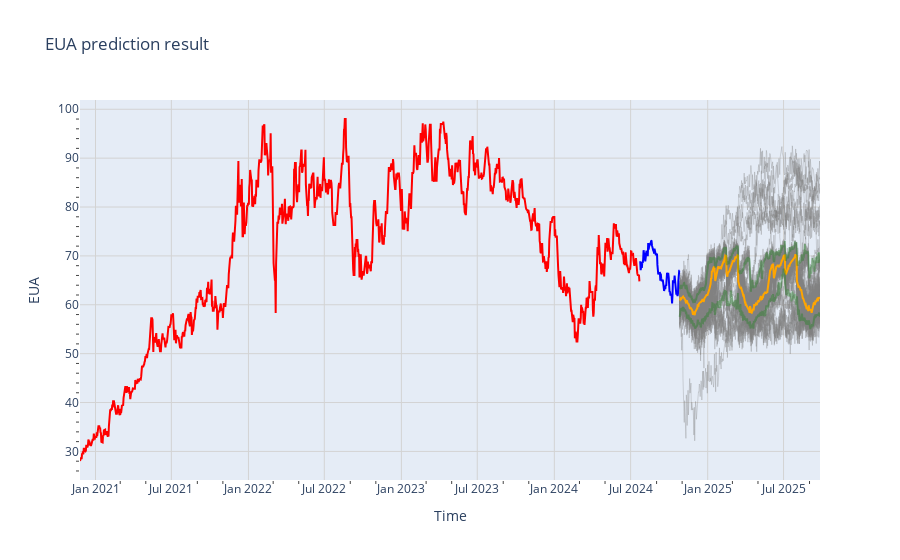

Source (notebook cell):
### Code cell
from script.post_processing import visual_recursive_future_prediction_plotly
visual_recursive_future_prediction_plotly(future_time, future_price_ensemble,
                                       train_test_split_date,
                                       df_all,
                                          
                                          index_of_data= 0, # 0 is EUA price
                                          name_of_data = 'EUA',
                                        decoration = {'xlabel': 'Time', 
                                                        'ylabel':'EUA', 
                                                        'title':'EUA prediction result',
                                                        'grid':'on'})

### Figure 1 — Plotly figure (JSON) as saved in the notebook; plotly's stock layout.template omitted (floating-point values rounded to 4 significant figures; data arrays with more than 128 entries replaced by an {"elided": "..."} marker saying what was removed)
{"data": [{"line": {"color": "gray", "width": 1}, "mode": "lines", "opacity": 0.3, "showlegend": false, "type": "scatter", "x": {"elided": "336 str values"}, "y": {"elided": "336 float values"}}, {"line": {"color": "gray", "width": 1}, "mode": "lines", "opacity": 0.3, "showlegend": false, "type": "scatter", "x": {"elided": "336 str values"}, "y": {"elided": "336 float values"}}, {"line": {"color": "gray", "width": 1}, "mode": "lines", "opacity": 0.3, "showlegend": false, "type": "scatter", "x": {"elided": "336 str values"}, "y": {"elided": "336 float values"}}, {"line": {"color": "gray", "width": 1}, "mode": "lines", "opacity": 0.3, "showlegend": false, "type": "scatter", "x": {"elided": "336 str values"}, "y": {"elided": "336 float values"}}, {"line": {"color": "gray", "width": 1}, "mode": "lines", "opacity": 0.3, "showlegend": false, "type": "scatter", "x": {"elided": "336 str values"}, "y": {"elided": "336 float values"}}, {"line": {"color": "gray", "width": 1}, "mode": "lines", "opacity": 0.3, "showlegend": false, "type": "scatter", "x": {"elided": "336 str values"}, "y": {"elided": "336 float values"}}, {"line": {"color": "gray", "width": 1}, "mode": "lines", "opacity": 0.3, "showlegend": false, "type": "scatter", "x": {"elided": "336 str values"}, "y": {"elided": "336 float values"}}, {"line": {"color": "gray", "width": 1}, "mode": "lines", "opacity": 0.3, "showlegend": false, "type": "scatter", "x": {"elided": "336 str values"}, "y": {"elided": "336 float values"}}, {"line": {"color": "gray", "width": 1}, "mode": "lines", "opacity": 0.3, "showlegend": false, "type": "scatter", "x": {"elided": "336 str values"}, "y": {"elided": "336 float values"}}, {"line": {"color": "gray", "width": 1}, "mode": "lines", "opacity": 0.3, "showlegend": false, "type": "scatter", "x": {"elided": "336 str values"}, "y": {"elided": "336 float values"}}, {"line": {"color": "gray", "width": 1}, "mode": "lines", "opacity": 0.3, "showlegend": false, "type": "scatter", "x": {"elided": "336 str values"}, "y": {"elided": "336 float values"}}, {"line": {"color": "gray", "width": 1}, "mode": "lines", "opacity": 0.3, "showlegend": false, "type": "scatter", "x": {"elided": "336 str values"}, "y": {"elided": "336 float values"}}, {"line": {"color": "gray", "width": 1}, "mode": "lines", "opacity": 0.3, "showlegend": false, "type": "scatter", "x": {"elided": "336 str values"}, "y": {"elided": "336 float values"}}, {"line": {"color": "gray", "width": 1}, "mode": "lines", "opacity": 0.3, "showlegend": false, "type": "scatter", "x": {"elided": "336 str values"}, "y": {"elided": "336 float values"}}, {"line": {"color": "gray", "width": 1}, "mode": "lines", "opacity": 0.3, "showlegend": false, "type": "scatter", "x": {"elided": "336 str values"}, "y": {"elided": "336 float values"}}, {"line": {"color": "gray", "width": 1}, "mode": "lines", "opacity": 0.3, "showlegend": false, "type": "scatter", "x": {"elided": "336 str values"}, "y": {"elided": "336 float values"}}, {"line": {"color": "gray", "width": 1}, "mode": "lines", "opacity": 0.3, "showlegend": false, "type": "scatter", "x": {"elided": "336 str values"}, "y": {"elided": "336 float values"}}, {"line": {"color": "gray", "width": 1}, "mode": "lines", "opacity": 0.3, "showlegend": false, "type": "scatter", "x": {"elided": "336 str values"}, "y": {"elided": "336 float values"}}, {"line": {"color": "gray", "width": 1}, "mode": "lines", "opacity": 0.3, "showlegend": false, "type": "scatter", "x": {"elided": "336 str values"}, "y": {"elided": "336 float values"}}, {"line": {"color": "gray", "width": 1}, "mode": "lines", "opacity": 0.3, "showlegend": false, "type": "scatter", "x": {"elided": "336 str values"}, "y": {"elided": "336 float values"}}, {"line": {"color": "gray", "width": 1}, "mode": "lines", "opacity": 0.3, "showlegend": false, "type": "scatter", "x": {"elided": "336 str values"}, "y": {"elided": "336 float values"}}, {"line": {"color": "gray", "width": 1}, "mode": "lines", "opacity": 0.3, "showlegend": false, "type": "scatter", "x": {"elided": "336 str values"}, "y": {"elided": "336 float values"}}, {"line": {"color": "gray", "width": 1}, "mode": "lines", "opacity": 0.3, "showlegend": false, "type": "scatter", "x": {"elided": "336 str values"}, "y": {"elided": "336 float values"}}, {"line": {"color": "gray", "width": 1}, "mode": "lines", "opacity": 0.3, "showlegend": false, "type": "scatter", "x": {"elided": "336 str values"}, "y": {"elided": "336 float values"}}, {"line": {"color": "gray", "width": 1}, "mode": "lines", "opacity": 0.3, "showlegend": false, "type": "scatter", "x": {"elided": "336 str values"}, "y": {"elided": "336 float values"}}, {"line": {"color": "gray", "width": 1}, "mode": "lines", "opacity": 0.3, "showlegend": false, "type": "scatter", "x": {"elided": "336 str values"}, "y": {"elided": "336 float values"}}, {"line": {"color": "gray", "width": 1}, "mode": "lines", "opacity": 0.3, "showlegend": false, "type": "scatter", "x": {"elided": "336 str values"}, "y": {"elided": "336 float values"}}, {"line": {"color": "gray", "width": 1}, "mode": "lines", "opacity": 0.3, "showlegend": false, "type": "scatter", "x": {"elided": "336 str values"}, "y": {"elided": "336 float values"}}, {"line": {"color": "gray", "width": 1}, "mode": "lines", "opacity": 0.3, "showlegend": false, "type": "scatter", "x": {"elided": "336 str values"}, "y": {"elided": "336 float values"}}, {"line": {"color": "gray", "width": 1}, "mode": "lines", "opacity": 0.3, "showlegend": false, "type": "scatter", "x": {"elided": "336 str values"}, "y": {"elided": "336 float values"}}, {"line": {"color": "gray", "width": 1}, "mode": "lines", "opacity": 0.3, "showlegend": false, "type": "scatter", "x": {"elided": "336 str values"}, "y": {"elided": "336 float values"}}, {"line": {"color": "gray", "width": 1}, "mode": "lines", "opacity": 0.3, "showlegend": false, "type": "scatter", "x": {"elided": "336 str values"}, "y": {"elided": "336 float values"}}, {"line": {"color": "gray", "width": 1}, "mode": "lines", "opacity": 0.3, "showlegend": false, "type": "scatter", "x": {"elided": "336 str values"}, "y": {"elided": "336 float values"}}, {"line": {"color": "gray", "width": 1}, "mode": "lines", "opacity": 0.3, "showlegend": false, "type": "scatter", "x": {"elided": "336 str values"}, "y": {"elided": "336 float values"}}, {"line": {"color": "gray", "width": 1}, "mode": "lines", "opacity": 0.3, "showlegend": false, "type": "scatter", "x": {"elided": "336 str values"}, "y": {"elided": "336 float values"}}, {"line": {"color": "gray", "width": 1}, "mode": "lines", "opacity": 0.3, "showlegend": false, "type": "scatter", "x": {"elided": "336 str values"}, "y": {"elided": "336 float values"}}, {"line": {"color": "gray", "width": 1}, "mode": "lines", "opacity": 0.3, "showlegend": false, "type": "scatter", "x": {"elided": "336 str values"}, "y": {"elided": "336 float values"}}, {"line": {"color": "gray", "width": 1}, "mode": "lines", "opacity": 0.3, "showlegend": false, "type": "scatter", "x": {"elided": "336 str values"}, "y": {"elided": "336 float values"}}, {"line": {"color": "gray", "width": 1}, "mode": "lines", "opacity": 0.3, "showlegend": false, "type": "scatter", "x": {"elided": "336 str values"}, "y": {"elided": "336 float values"}}, {"line": {"color": "gray", "width": 1}, "mode": "lines", "opacity": 0.3, "showlegend": false, "type": "scatter", "x": {"elided": "336 str values"}, "y": {"elided": "336 float values"}}, {"line": {"color": "gray", "width": 1}, "mode": "lines", "opacity": 0.3, "showlegend": false, "type": "scatter", "x": {"elided": "336 str values"}, "y": {"elided": "336 float values"}}, {"line": {"color": "gray", "width": 1}, "mode": "lines", "opacity": 0.3, "showlegend": false, "type": "scatter", "x": {"elided": "336 str values"}, "y": {"elided": "336 float values"}}, {"line": {"color": "gray", "width": 1}, "mode": "lines", "opacity": 0.3, "showlegend": false, "type": "scatter", "x": {"elided": "336 str values"}, "y": {"elided": "336 float values"}}, {"line": {"color": "gray", "width": 1}, "mode": "lines", "opacity": 0.3, "showlegend": false, "type": "scatter", "x": {"elided": "336 str values"}, "y": {"elided": "336 float values"}}, {"line": {"color": "gray", "width": 1}, "mode": "lines", "opacity": 0.3, "showlegend": false, "type": "scatter", "x": {"elided": "336 str values"}, "y": {"elided": "336 float values"}}, {"line": {"color": "gray", "width": 1}, "mode": "lines", "opacity": 0.3, "showlegend": false, "type": "scatter", "x": {"elided": "336 str values"}, "y": {"elided": "336 float values"}}, {"line": {"color": "gray", "width": 1}, "mode": "lines", "opacity": 0.3, "showlegend": false, "type": "scatter", "x": {"elided": "336 str values"}, "y": {"elided": "336 float values"}}, {"line": {"color": "gray", "width": 1}, "mode": "lines", "opacity": 0.3, "showlegend": false, "type": "scatter", "x": {"elided": "336 str values"}, "y": {"elided": "336 float values"}}, {"line": {"color": "gray", "width": 1}, "mode": "lines", "opacity": 0.3, "showlegend": false, "type": "scatter", "x": {"elided": "336 str values"}, "y": {"elided": "336 float values"}}, {"line": {"color": "gray", "width": 1}, "mode": "lines", "opacity": 0.3, "showlegend": false, "type": "scatter", "x": {"elided": "336 str values"}, "y": {"elided": "336 float values"}}, {"line": {"color": "gray", "width": 1}, "mode": "lines", "opacity": 0.3, "showlegend": false, "type": "scatter", "x": {"elided": "336 str values"}, "y": {"elided": "336 float values"}}, {"line": {"color": "gray", "width": 1}, "mode": "lines", "opacity": 0.3, "showlegend": false, "type": "scatter", "x": {"elided": "336 str values"}, "y": {"elided": "336 float values"}}, {"line": {"color": "gray", "width": 1}, "mode": "lines", "opacity": 0.3, "showlegend": false, "type": "scatter", "x": {"elided": "336 str values"}, "y": {"elided": "336 float values"}}, {"line": {"color": "gray", "width": 1}, "mode": "lines", "opacity": 0.3, "showlegend": false, "type": "scatter", "x": {"elided": "336 str values"}, "y": {"elided": "336 float values"}}, {"line": {"color": "gray", "width": 1}, "mode": "lines", "opacity": 0.3, "showlegend": false, "type": "scatter", "x": {"elided": "336 str values"}, "y": {"elided": "336 float values"}}, {"line": {"color": "gray", "width": 1}, "mode": "lines", "opacity": 0.3, "showlegend": false, "type": "scatter", "x": {"elided": "336 str values"}, "y": {"elided": "336 float values"}}, {"line": {"color": "gray", "width": 1}, "mode": "lines", "opacity": 0.3, "showlegend": false, "type": "scatter", "x": {"elided": "336 str values"}, "y": {"elided": "336 float values"}}, {"line": {"color": "gray", "width": 1}, "mode": "lines", "opacity": 0.3, "showlegend": false, "type": "scatter", "x": {"elided": "336 str values"}, "y": {"elided": "336 float values"}}, {"line": {"color": "gray", "width": 1}, "mode": "lines", "opacity": 0.3, "showlegend": false, "type": "scatter", "x": {"elided": "336 str values"}, "y": {"elided": "336 float values"}}, {"line": {"color": "gray", "width": 1}, "mode": "lines", "opacity": 0.3, "showlegend": false, "type": "scatter", "x": {"elided": "336 str values"}, "y": {"elided": "336 float values"}}, {"line": {"color": "gray", "width": 1}, "mode": "lines", "opacity": 0.3, "showlegend": false, "type": "scatter", "x": {"elided": "336 str values"}, "y": {"elided": "336 float values"}}, {"line": {"color": "gray", "width": 1}, "mode": "lines", "opacity": 0.3, "showlegend": false, "type": "scatter", "x": {"elided": "336 str values"}, "y": {"elided": "336 float values"}}, {"line": {"color": "gray", "width": 1}, "mode": "lines", "opacity": 0.3, "showlegend": false, "type": "scatter", "x": {"elided": "336 str values"}, "y": {"elided": "336 float values"}}, {"line": {"color": "gray", "width": 1}, "mode": "lines", "opacity": 0.3, "showlegend": false, "type": "scatter", "x": {"elided": "336 str values"}, "y": {"elided": "336 float values"}}, {"line": {"color": "gray", "width": 1}, "mode": "lines", "opacity": 0.3, "showlegend": false, "type": "scatter", "x": {"elided": "336 str values"}, "y": {"elided": "336 float values"}}, {"line": {"color": "gray", "width": 1}, "mode": "lines", "opacity": 0.3, "showlegend": false, "type": "scatter", "x": {"elided": "336 str values"}, "y": {"elided": "336 float values"}}, {"line": {"color": "gray", "width": 1}, "mode": "lines", "opacity": 0.3, "showlegend": false, "type": "scatter", "x": {"elided": "336 str values"}, "y": {"elided": "336 float values"}}, {"line": {"color": "gray", "width": 1}, "mode": "lines", "opacity": 0.3, "showlegend": false, "type": "scatter", "x": {"elided": "336 str values"}, "y": {"elided": "336 float values"}}, {"line": {"color": "gray", "width": 1}, "mode": "lines", "opacity": 0.3, "showlegend": false, "type": "scatter", "x": {"elided": "336 str values"}, "y": {"elided": "336 float values"}}, {"line": {"color": "gray", "width": 1}, "mode": "lines", "opacity": 0.3, "showlegend": false, "type": "scatter", "x": {"elided": "336 str values"}, "y": {"elided": "336 float values"}}, {"line": {"color": "gray", "width": 1}, "mode": "lines", "opacity": 0.3, "showlegend": false, "type": "scatter", "x": {"elided": "336 str values"}, "y": {"elided": "336 float values"}}, {"line": {"color": "gray", "width": 1}, "mode": "lines", "opacity": 0.3, "showlegend": false, "type": "scatter", "x": {"elided": "336 str values"}, "y": {"elided": "336 float values"}}, {"line": {"color": "gray", "width": 1}, "mode": "lines", "opacity": 0.3, "showlegend": false, "type": "scatter", "x": {"elided": "336 str values"}, "y": {"elided": "336 float values"}}, {"line": {"color": "gray", "width": 1}, "mode": "lines", "opacity": 0.3, "showlegend": false, "type": "scatter", "x": {"elided": "336 str values"}, "y": {"elided": "336 float values"}}, {"line": {"color": "gray", "width": 1}, "mode": "lines", "opacity": 0.3, "showlegend": false, "type": "scatter", "x": {"elided": "336 str values"}, "y": {"elided": "336 float values"}}, {"line": {"color": "gray", "width": 1}, "mode": "lines", "opacity": 0.3, "showlegend": false, "type": "scatter", "x": {"elided": "336 str values"}, "y": {"elided": "336 float values"}}, {"line": {"color": "gray", "width": 1}, "mode": "lines", "opacity": 0.3, "showlegend": false, "type": "scatter", "x": {"elided": "336 str values"}, "y": {"elided": "336 float values"}}, {"line": {"color": "gray", "width": 1}, "mode": "lines", "opacity": 0.3, "showlegend": false, "type": "scatter", "x": {"elided": "336 str values"}, "y": {"elided": "336 float values"}}, {"line": {"color": "gray", "width": 1}, "mode": "lines", "opacity": 0.3, "showlegend": false, "type": "scatter", "x": {"elided": "336 str values"}, "y": {"elided": "336 float values"}}, {"line": {"color": "gray", "width": 1}, "mode": "lines", "opacity": 0.3, "showlegend": false, "type": "scatter", "x": {"elided": "336 str values"}, "y": {"elided": "336 float values"}}, {"line": {"color": "gray", "width": 1}, "mode": "lines", "opacity": 0.3, "showlegend": false, "type": "scatter", "x": {"elided": "336 str values"}, "y": {"elided": "336 float values"}}, {"line": {"color": "gray", "width": 1}, "mode": "lines", "opacity": 0.3, "showlegend": false, "type": "scatter", "x": {"elided": "336 str values"}, "y": {"elided": "336 float values"}}, {"line": {"color": "gray", "width": 1}, "mode": "lines", "opacity": 0.3, "showlegend": false, "type": "scatter", "x": {"elided": "336 str values"}, "y": {"elided": "336 float values"}}, {"line": {"color": "gray", "width": 1}, "mode": "lines", "opacity": 0.3, "showlegend": false, "type": "scatter", "x": {"elided": "336 str values"}, "y": {"elided": "336 float values"}}, {"line": {"color": "gray", "width": 1}, "mode": "lines", "opacity": 0.3, "showlegend": false, "type": "scatter", "x": {"elided": "336 str values"}, "y": {"elided": "336 float values"}}, {"line": {"color": "gray", "width": 1}, "mode": "lines", "opacity": 0.3, "showlegend": false, "type": "scatter", "x": {"elided": "336 str values"}, "y": {"elided": "336 float values"}}, {"line": {"color": "gray", "width": 1}, "mode": "lines", "opacity": 0.3, "showlegend": false, "type": "scatter", "x": {"elided": "336 str values"}, "y": {"elided": "336 float values"}}, {"line": {"color": "gray", "width": 1}, "mode": "lines", "opacity": 0.3, "showlegend": false, "type": "scatter", "x": {"elided": "336 str values"}, "y": {"elided": "336 float values"}}, {"line": {"color": "gray", "width": 1}, "mode": "lines", "opacity": 0.3, "showlegend": false, "type": "scatter", "x": {"elided": "336 str values"}, "y": {"elided": "336 float values"}}, {"line": {"color": "gray", "width": 1}, "mode": "lines", "opacity": 0.3, "showlegend": false, "type": "scatter", "x": {"elided": "336 str values"}, "y": {"elided": "336 float values"}}, {"line": {"color": "gray", "width": 1}, "mode": "lines", "opacity": 0.3, "showlegend": false, "type": "scatter", "x": {"elided": "336 str values"}, "y": {"elided": "336 float values"}}, {"line": {"color": "gray", "width": 1}, "mode": "lines", "opacity": 0.3, "showlegend": false, "type": "scatter", "x": {"elided": "336 str values"}, "y": {"elided": "336 float values"}}, {"line": {"color": "gray", "width": 1}, "mode": "lines", "opacity": 0.3, "showlegend": false, "type": "scatter", "x": {"elided": "336 str values"}, "y": {"elided": "336 float values"}}, {"line": {"color": "gray", "width": 1}, "mode": "lines", "opacity": 0.3, "showlegend": false, "type": "scatter", "x": {"elided": "336 str values"}, "y": {"elided": "336 float values"}}, {"line": {"color": "gray", "width": 1}, "mode": "lines", "opacity": 0.3, "showlegend": false, "type": "scatter", "x": {"elided": "336 str values"}, "y": {"elided": "336 float values"}}, {"line": {"color": "gray", "width": 1}, "mode": "lines", "opacity": 0.3, "showlegend": false, "type": "scatter", "x": {"elided": "336 str values"}, "y": {"elided": "336 float values"}}, {"line": {"color": "gray", "width": 1}, "mode": "lines", "opacity": 0.3, "showlegend": false, "type": "scatter", "x": {"elided": "336 str values"}, "y": {"elided": "336 float values"}}, {"line": {"color": "gray", "width": 1}, "mode": "lines", "opacity": 0.3, "showlegend": false, "type": "scatter", "x": {"elided": "336 str values"}, "y": {"elided": "336 float values"}}, {"line": {"color": "gray", "width": 1}, "mode": "lines", "opacity": 0.3, "showlegend": false, "type": "scatter", "x": {"elided": "336 str values"}, "y": {"elided": "336 float values"}}, {"line": {"color": "gray", "width": 1}, "mode": "lines", "opacity": 0.3, "showlegend": false, "type": "scatter", "x": {"elided": "336 str values"}, "y": {"elided": "336 float values"}}, {"line": {"color": "orange"}, "mode": "lines", "name": "P50", "type": "scatter", "x": {"elided": "336 str values"}, "y": {"elided": "336 float values"}}, {"line": {"color": "green"}, "mode": "lines", "name": "P10", "opacity": 0.3, "type": "scatter", "x": {"elided": "336 str values"}, "y": {"elided": "336 float values"}}, {"line": {"color": "green"}, "mode": "lines", "name": "P90", "opacity": 0.3, "type": "scatter", "x": {"elided": "336 str values"}, "y": {"elided": "336 float values"}}, {"line": {"color": "red"}, "mode": "lines", "name": "History (train)", "type": "scatter", "x": {"elided": "1336 str values"}, "y": {"elided": "1336 float values"}}, {"line": {"color": "blue"}, "mode": "lines", "name": "History (validation)", "type": "scatter", "x": ["2024-07-24T00:00:00", "2024-07-25T00:00:00", "2024-07-26T00:00:00", "2024-07-27T00:00:00", "2024-07-28T00:00:00", "2024-07-29T00:00:00", "2024-07-30T00:00:00", "2024-07-31T00:00:00", "2024-08-01T00:00:00", "2024-08-02T00:00:00", "2024-08-03T00:00:00", "2024-08-04T00:00:00", "2024-08-05T00:00:00", "2024-08-06T00:00:00", "2024-08-07T00:00:00", "2024-08-08T00:00:00", "2024-08-09T00:00:00", "2024-08-10T00:00:00", "2024-08-11T00:00:00", "2024-08-12T00:00:00", "2024-08-13T00:00:00", "2024-08-14T00:00:00", "2024-08-15T00:00:00", "2024-08-16T00:00:00", "2024-08-17T00:00:00", "2024-08-18T00:00:00", "2024-08-19T00:00:00", "2024-08-20T00:00:00", "2024-08-21T00:00:00", "2024-08-22T00:00:00", "2024-08-23T00:00:00", "2024-08-24T00:00:00", "2024-08-25T00:00:00", "2024-08-26T00:00:00", "2024-08-27T00:00:00", "2024-08-28T00:00:00", "2024-08-29T00:00:00", "2024-08-30T00:00:00", "2024-08-31T00:00:00", "2024-09-01T00:00:00", "2024-09-02T00:00:00", "2024-09-03T00:00:00", "2024-09-04T00:00:00", "2024-09-05T00:00:00", "2024-09-06T00:00:00", "2024-09-07T00:00:00", "2024-09-08T00:00:00", "2024-09-09T00:00:00", "2024-09-10T00:00:00", "2024-09-11T00:00:00", "2024-09-12T00:00:00", "2024-09-13T00:00:00", "2024-09-14T00:00:00", "2024-09-15T00:00:00", "2024-09-16T00:00:00", "2024-09-17T00:00:00", "2024-09-18T00:00:00", "2024-09-19T00:00:00", "2024-09-20T00:00:00", "2024-09-21T00:00:00", "2024-09-22T00:00:00", "2024-09-23T00:00:00", "2024-09-24T00:00:00", "2024-09-25T00:00:00", "2024-09-26T00:00:00", "2024-09-27T00:00:00", "2024-09-28T00:00:00", "2024-09-29T00:00:00", "2024-09-30T00:00:00", "2024-10-01T00:00:00", "2024-10-02T00:00:00", "2024-10-03T00:00:00", "2024-10-04T00:00:00", "2024-10-05T00:00:00", "2024-10-06T00:00:00", "2024-10-07T00:00:00", "2024-10-08T00:00:00", "2024-10-09T00:00:00", "2024-10-10T00:00:00", "2024-10-11T00:00:00", "2024-10-12T00:00:00", "2024-10-13T00:00:00", "2024-10-14T00:00:00", "2024-10-15T00:00:00", "2024-10-16T00:00:00", "2024-10-17T00:00:00", "2024-10-18T00:00:00", "2024-10-19T00:00:00", "2024-10-20T00:00:00", "2024-10-21T00:00:00", "2024-10-22T00:00:00", "2024-10-23T00:00:00", "2024-10-24T00:00:00", "2024-10-25T00:00:00", "2024-10-26T00:00:00"], "y": [68.9, 67.08, 67.71, 67.71, 67.71, 68.78, 68.58, 69.24, 71.17, 70.44, 70.44, 70.44, 68.86, 69.92, 70.57, 71.06, 70.14, 70.14, 70.14, 72.65, 71.29, 71.87, 72.11, 72.52, 72.52, 72.52, 73.14, 73.07, 72.14, 71.57, 71.13, 71.13, 71.13, 70.49, 71.49, 70.77, 71.06, 70.3, 70.3, 70.3, 70.43, 68.16, 67, 66.2, 66.5, 66.5, 66.5, 66.52, 64.92, 66.4, 65.45, 64.99, 64.99, 64.99, 64.99, 64.34, 63.7, 62.82, 63.39, 63.39, 63.39, 64.1, 63.87, 65.24, 66.52, 66.33, 66.33, 66.33, 65.56, 63.61, 62.6, 62.76, 62.05, 62.05, 62.05, 61.76, 60.29, 62.01, 65, 64.62, 64.62, 64.62, 65.97, 65.09, 63.03, 62.98, 62.28, 62.28, 62.28, 61.76, 62.25, 64.89, 66.63, 66.97, 66.97]}], "layout": {"showlegend": false, "title": {"text": "EUA prediction result"}, "xaxis": {"gridcolor": "lightgray", "minor": {"ticks": "outside"}, "showgrid": true, "title": {"text": "Time"}}, "yaxis": {"gridcolor": "lightgray", "minor": {"ticks": "outside"}, "showgrid": true, "title": {"text": "EUA"}}}}
